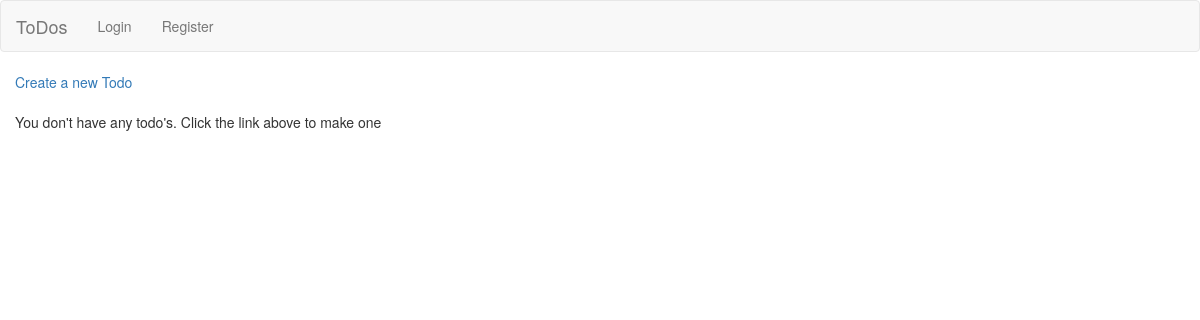
Page /todos/ on the earlier database version.
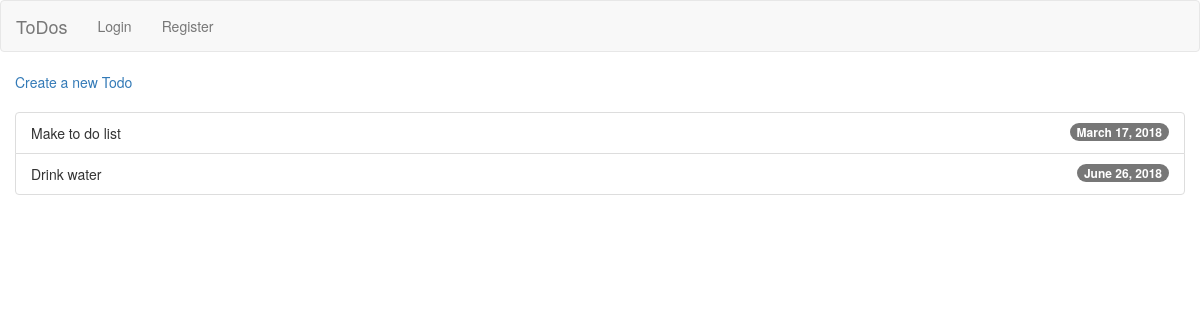
Same page on the later database version.
### todos/models.py (models this page shows, shortened)
class Todo(models.Model):
    user =  models.ForeignKey(User, null=True, blank=True)
    description = models.CharField(max_length=128, null=False, blank=False)
    due_date = models.DateField(null=True, blank=True)

### todos/views.py (the view)
# urls.py: url(r'^todos/$', views.todo_list.as_view(), name='todo_list'),
class todo_list(ListView):
    model = Todo

### todos/templates/todos/todo_list.html
{% extends 'base.html' %}
{% block body %}
<a href="{% url 'todo_create' %}">Create a new Todo</a>
<br><br>
{% if not object_list %}
<p>You don't have any todo's. Click the link above to make one</p>
{% else %}
<ul class="list-group">
    {%  for obj in object_list %}
    <li class="list-group-item">
        {{ obj.description }}
        <span class="badge">{{ obj.due_date }}</span>
    </li>
    {% endfor %}
</ul>
{% endif %}
{% endblock %}

### todos/templates/base.html (shortened to what this page needs)
<!DOCTYPE html>
<html>
    <head>
        <link href="https://maxcdn.bootstrapcdn.com/bootstrap/3.3.7/css/bootstrap.min.css" rel="stylesheet" media="screen">
        <link href="https://maxcdn.bootstrapcdn.com/font-awesome/4.7.0/css/font-awesome.min.css" rel="stylesheet">
    </head>
    <body>
    <nav class="navbar navbar-default">
        <div class="container-fluid">
            <div class="navbar-header">
                <a class="navbar-brand" href="/">ToDos</a>
            </div>
            <div class="collapse navbar-collapse" id="bs-example-navbar-collapse-1">
                <ul class="nav navbar-nav">
                    <li>
                        {% if request.user.username %}
                            <a href="/accounts/logout/">Logout: {{ request.user.username }}</a>
                        {% else %}
                            <a href="/accounts/login/">Login</a>
                        {% endif %}
                    </li>
                    <li>
                        <a href="/accounts/register/">Register</a>
                    </li>
                </ul>
            </div>
        </div>
    </nav>
        <div class="container-fluid">
            <div class="row">
                <div class="col-sm-12">
                    {% block body %}{% endblock %}
                </div>
            </div>
        </div>
    </body>
</html>

Differences in the rows shown:
added Todo: description "Make to do list", due_date "March 17, 2018"
added Todo: description "Drink water", due_date "June 26, 2018"
Other differences:
text no longer shown: "You don't have any todo's. Click the link above to make one"
